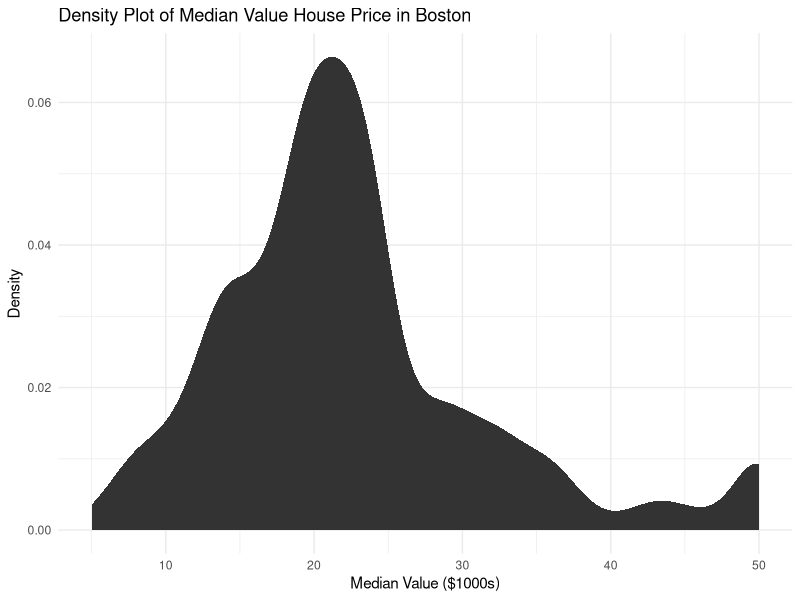
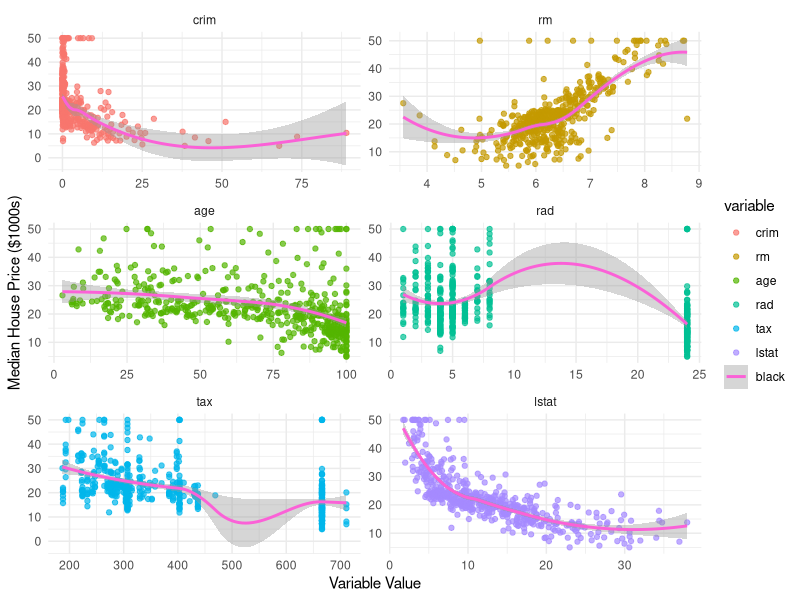
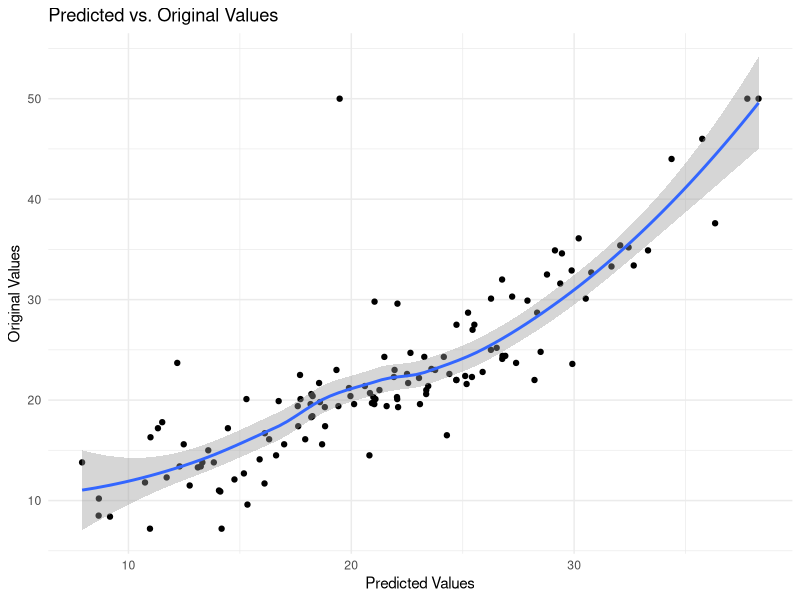

Write R code to recreate these figures, in order.
install.packages("mlbench")
install.packages("dplyr")
install.packages("ggplot2")
install.packages("reshape2")
install.packages("caret")

library(mlbench)
library(dplyr)
library(ggplot2)
library(reshape2)
library("caret")

data("BostonHousing")
housing <- BostonHousing
View(housing)
str(housing)

housing %>%
    ggplot(aes(x = medv)) +
    stat_density() +
    labs(x = "Median Value ($1000s)", y = "Density", title = "Density Plot of Median Value House Price in Boston") +
    theme_minimal()

summary(housing$medv)

housing %>%
    select(c(crim, rm, age, rad, tax, lstat, medv)) %>%
    melt( id.vars = "medv") %>%
    ggplot(aes(x = value, y = medv, colour = variable)) +
    geom_point(alpha = 0.7) +
    stat_smooth(aes(colour = "black")) +
    facet_wrap(~variable, scales = "free", ncol = 2) +
    labs(x = "Variable Value", y = "Median House Price ($1000s)") +
    theme_minimal()
set.seed(123)
to_train <- createDataPartition(y = housing$medv, p = 0.75, list = FALSE)
to_test<-createDataPartition(y=housing$medv, p=0.25,list=FALSE)
train <- housing[to_train, ]
test <- housing[to_test, ]

first_lm <- lm( medv ~ crim +rm +tax +lstat, data = train)
lm1_rsqu <- summary(first_lm)$r.squared
print(paste("First linear model has an r-squared value of ", round(lm1_rsqu, 3), sep = ""))

second_lm <- lm(log(medv) ~ crim +rm + tax +lstat, data = train)
lm2_rsqu <- summary(second_lm)$r.squared
print(paste("Our second linear model has an r-squared value of ", round(lm2_rsqu, 3), sep = ""))

abs(mean(second_lm$residuals))

predicted <- predict(second_lm, newdata = test)
results <- data.frame(predicted = exp(predicted), original = test$medv)

results %>%
    ggplot(aes(x = predicted, y = original)) +
    geom_point() +
    stat_smooth() +
    labs(x = "Predicted Values", y = "Original Values", title = "Predicted vs. Original Values") +
    theme_minimal()